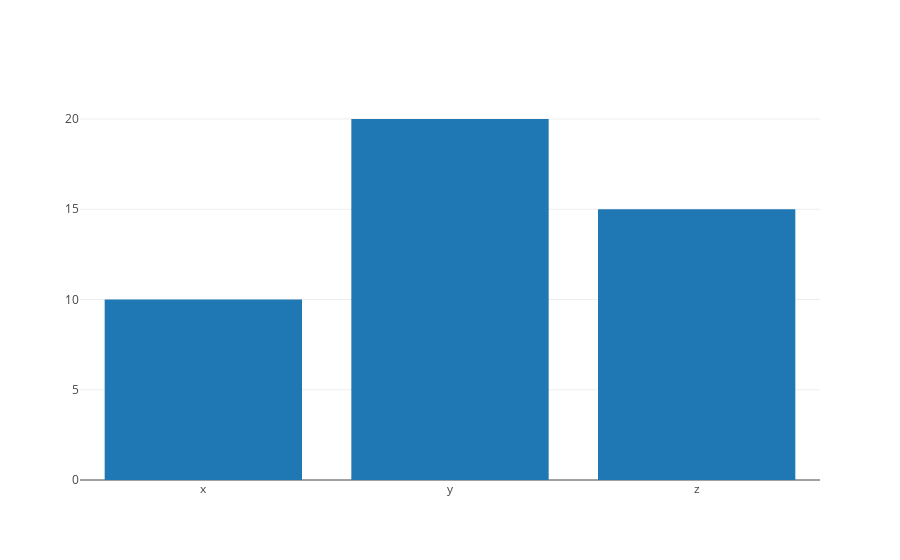

Write notebook code for a chart like this one.
### Markdown cell above
- 1 Categorical variable

### Code cell
data = [go.Bar(
            x=['x', 'y', 'z'],
            y=[10, 20, 15])]
iplot(data)

### Figure 1 — Plotly figure (JSON) as saved in the notebook; plotly's stock layout.template omitted (floating-point values rounded to 4 significant figures)
{"data": [{"type": "bar", "uid": "7af1d600-4de9-40a2-b7af-a63e96a0c7f8", "x": ["x", "y", "z"], "y": [10, 20, 15]}], "layout": {}}
